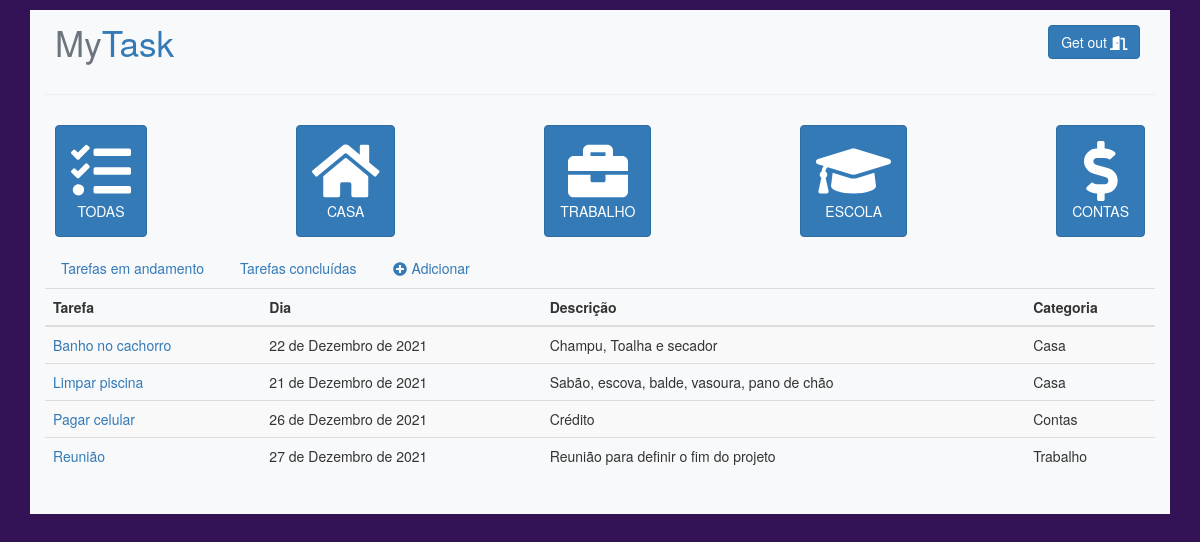
Before: / with the older database file.
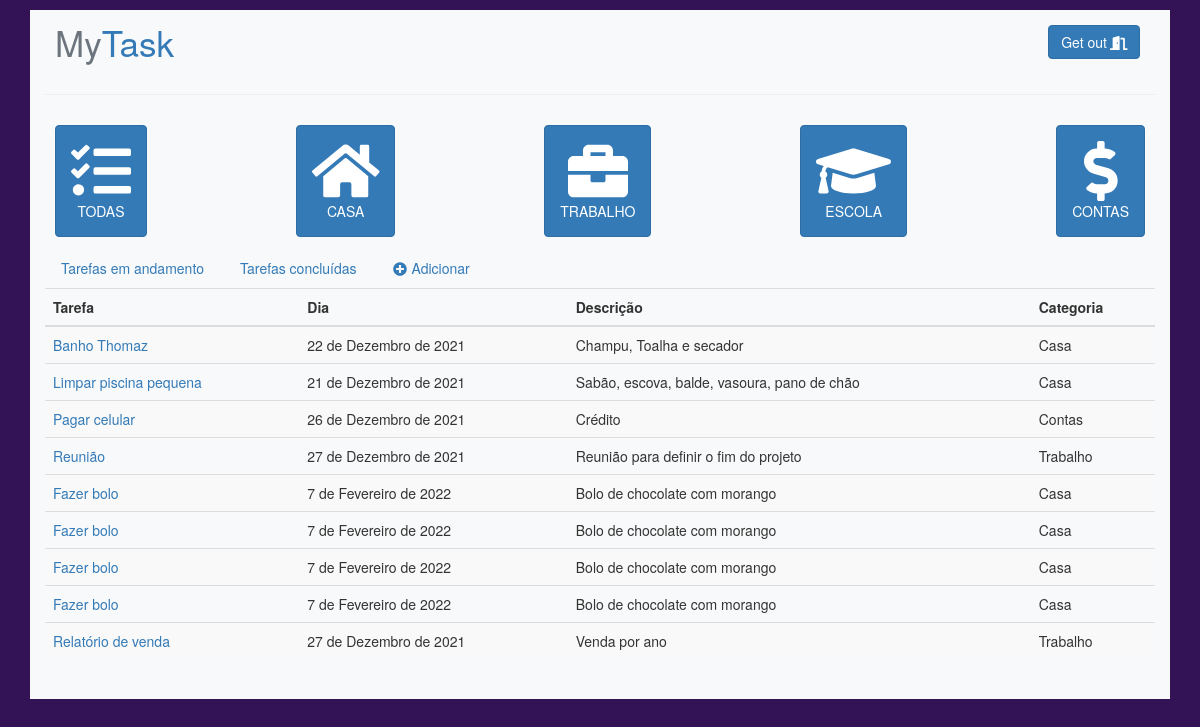
After: the same page with the newer database file.
### tasks/models.py (models this page shows, shortened)
class Tarefa(models.Model):
    nome_tarefa = models.CharField('Tarefa', max_length=100)
    dia = models.DateField('Dia', max_length=11)
    descricao = models.CharField('Descrição', max_length=500)
    categoria = models.CharField('Categoria', max_length=30)

### tasks/views.py (the view)
# urls.py: 2. Add a URL to urlpatterns:  path('', views.home, name='home')
def home(request):
    tarefas = Tarefa.objects.all()
    context = {
        'tarefas': tarefas,
    }
    return render(request, 'home.html', context)

### tasks/templates/home.html (shortened to what this page needs)
{% load static %}
<!DOCTYPE html>
<html lang="pt-br">
<head>
    <link rel="stylesheet" type="text/css" href="{% static 'css/bootstrap.min.css' %}">
    <link rel="stylesheet" href="https://maxcdn.bootstrapcdn.com/bootstrap/3.4.1/css/bootstrap.min.css">
    <link rel="stylesheet" href="{% static 'css/estilo.css' %}">
</head>
<body>
    <div class="body">
        <div class="container mt-3 bg-light">
            <nav class="menu d-flex justify-content-between align-items-center bg-light p-3 rounded">
                <a href="#" class="display-4"><span class="text-secondary">My</span>Task</a>
                <div class="btn-sair p-2 text-white">
                    <button class="btn btn-primary">Get out<i class="fas fa-door-open ml-1"></i></button>
                </div>
            </nav>
            <hr>
            <div class="d-flex justify-content-between p-3">
                <button class="btn btn-primary text-uppercase d-flex flex-column p-4 align-items-center ">
                    <i class="fas fa-tasks display-1"></i>Todas
                </button>
                <button class="btn btn-primary text-uppercase d-flex flex-column p-4 align-items-center ">
                    <i class="fas fa-home display-1"></i>Casa
                </button>
                <button class="btn btn-primary text-uppercase d-flex flex-column p-4 align-items-center ">
                    <i class="fas fa-briefcase display-1"></i>Trabalho
                </button>
                <button class="btn btn-primary text-uppercase d-flex flex-column p-4 align-items-center ">
                    <i class="fas fa-graduation-cap display-1"></i>Escola
                </button>
                <button class="btn btn-primary text-uppercase d-flex flex-column p-4 align-items-center ">
                    <i class="fas fa-dollar-sign display-1"></i>Contas
                </button>
            </div>
            <div>
                <ul class="nav nav-tabs nav-pills">
                    <li class="nav-item">
                        <a href="#" class="nav-link ">Tarefas em andamento</a>
                    </li>
                    <li class="nav-item">
                        <a href="#" class="nav-link ">Tarefas concluídas</a>
                    </li>
                    <li class="nav-item">
                        <a href="{% url 'nova' %}" class="nav-link "><i class="fas fa-plus-circle mr-2"></i>Adicionar</a>
                    </li>
                </ul>
            </div>
            <table class="table table-striped">
                <thead>
                    <tr>
                        <th>Tarefa</th>
                        <th>Dia</th>
                        <th>Descrição</th>
                        <th>Categoria</th>
                    </tr>
                </thead>
                <tbody>
                    {% for taf in tarefas %}
                    <tr>
                        <td><a href="{% url 'tarefa' taf.id %}">{{ taf.nome_tarefa }}</a></td>
                        <td>{{ taf.dia }}</td>
                        <td>{{ taf.descricao }}</td>
                        <td>{{ taf.categoria }}</td>
                    </tr>
                    {% endfor %}
                </tbody>
            </table>
            <br>
        </div>
    </div>
</body>
</html>

### tasks/static/css/estilo.css (style rules this page uses)
body { background-color: #341256; }
a { text-decoration: none !important; }

Changed rows visible on the page:
changed Tarefa "Champu, Toalha e secador": nome_tarefa "Banho no cachorro" → "Banho Thomaz"
changed Tarefa "Sabão, escova, balde, vasoura, pano de chão": nome_tarefa "Limpar piscina" → "Limpar piscina pequena"
added Tarefa: nome_tarefa "Fazer bolo", dia "7 de Fevereiro de 2022", descricao "Bolo de chocolate com morango", categoria "Casa"
added Tarefa: nome_tarefa "Fazer bolo", dia "7 de Fevereiro de 2022", descricao "Bolo de chocolate com morango", categoria "Casa"
added Tarefa: nome_tarefa "Fazer bolo", dia "7 de Fevereiro de 2022", descricao "Bolo de chocolate com morango", categoria "Casa"
added Tarefa: nome_tarefa "Fazer bolo", dia "7 de Fevereiro de 2022", descricao "Bolo de chocolate com morango", categoria "Casa"
added Tarefa: nome_tarefa "Relatório de venda", dia "27 de Dezembro de 2021", descricao "Venda por ano", categoria "Trabalho"
